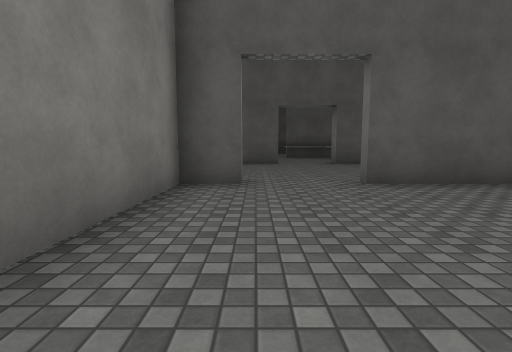
view 1 (above)

19 first-person views from a walk through a 3-D level made in the Unity game engine. The camera is 1.2 m above the floor, tilts 6° down and sees 85° across. The floor is counted in squares, 2 m on a side. Each view is taken from the middle of a square. On the plan, view 1 faces up. The plan holds only what a view shows up to about 9 squares ahead; the rest is blank. The place goes on beyond the plan. Surface patterns are stand-ins for the level's own textures.

view 2
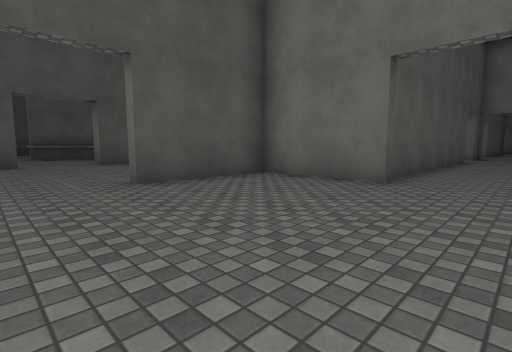

view 3
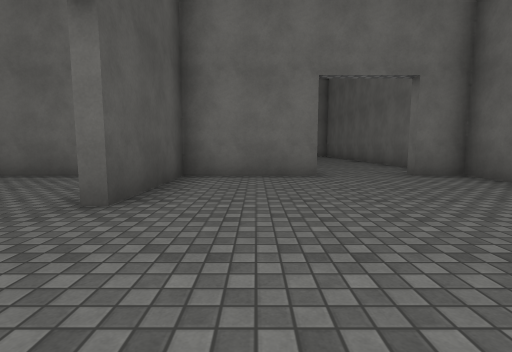

view 4
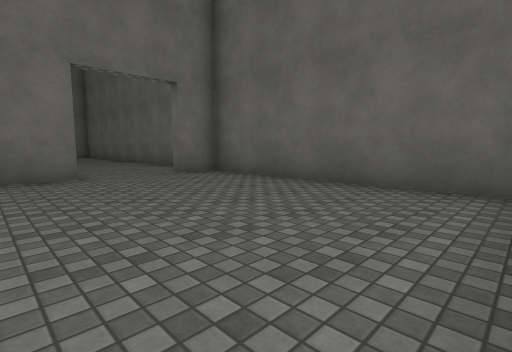

view 5
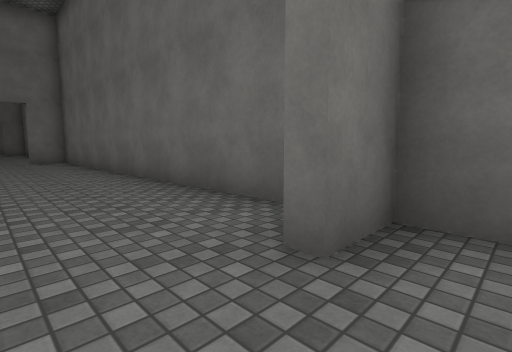

view 6
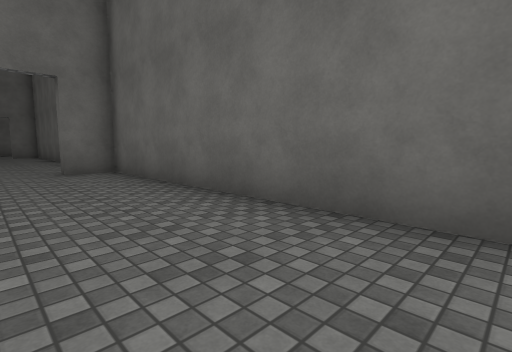

view 7
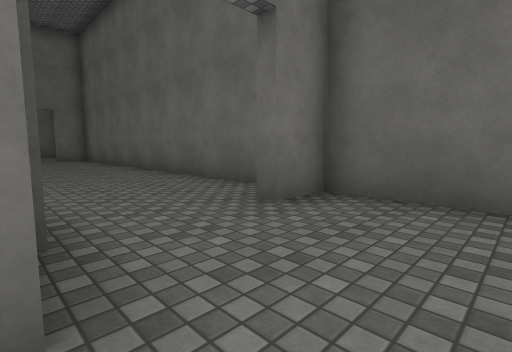

view 8
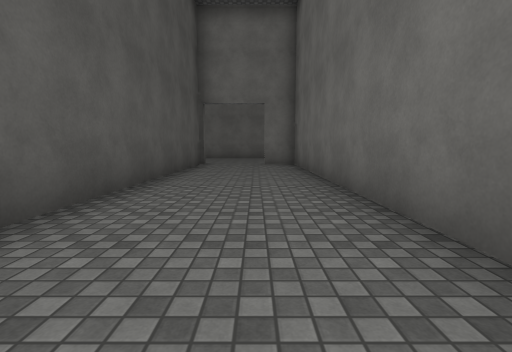

view 9
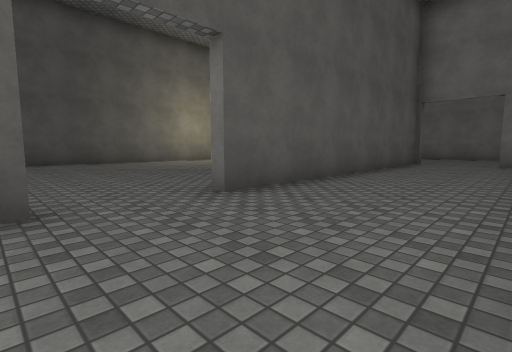

view 10
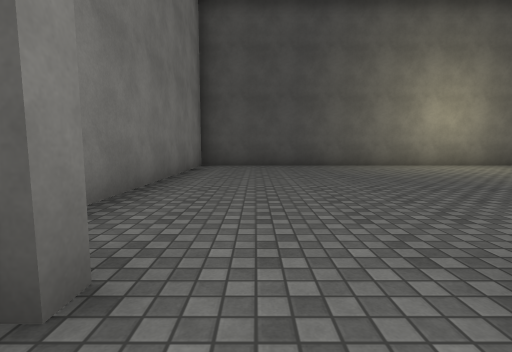

view 11
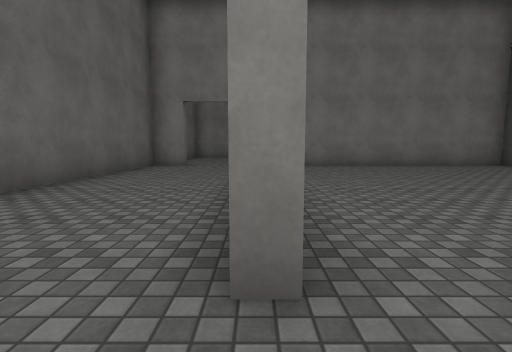

view 12
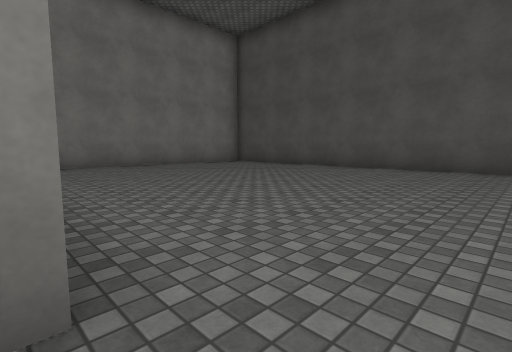

view 13
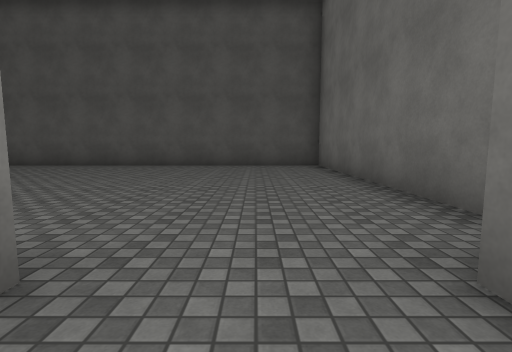

view 14
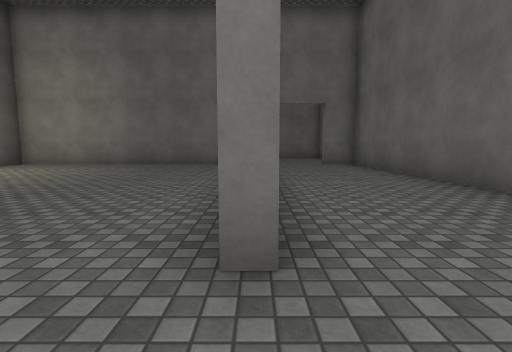

view 15
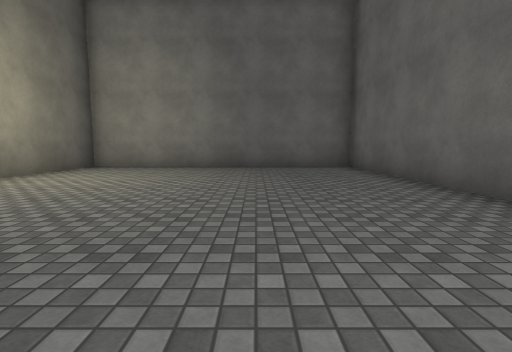

view 16
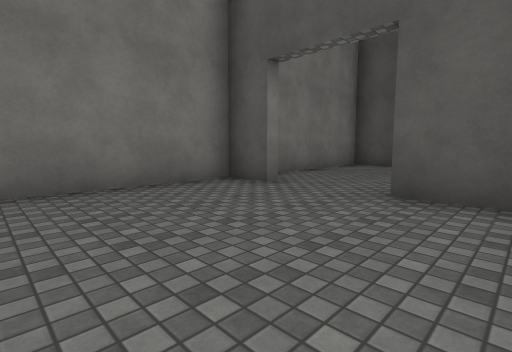

view 17
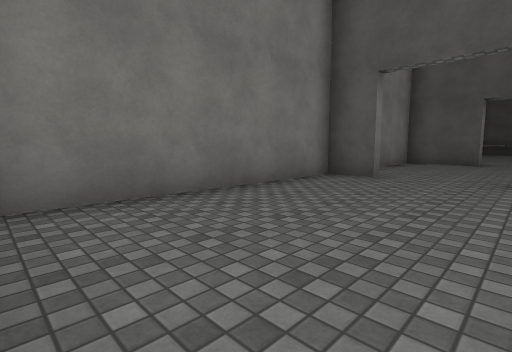

view 18
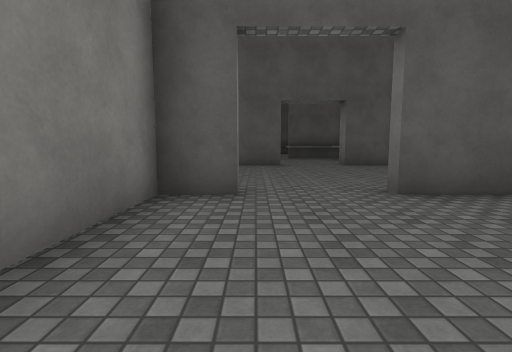

view 19
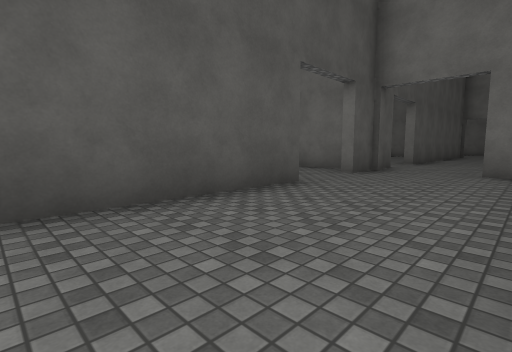

### Floor plan
Ten units are one square. View 1 is at (0, 0); x grows to the right and y downward. Boxes are objects, and circles mark ways between rooms. Rooms are numbered by the first view taken in them; rooms with no view inside come last. Other rooms are left out.
<svg viewBox="-17 -110 299 128">
<path fill="none" stroke="#000" d="M130 -19 48 -19M172 13 270 13M174 -19 149 -19M51 2 51 13 160 13 160 3 164 3M48 -16 48 -45 18 -45M-1 -45 -12 -45 -12 9M-9 13 48 13 48 2M271 -19 192 -19M220 -22 274 -22 274 -98 163 -98 163 -38M160 -26 160 -98 51 -98 51 -35M18 -45 18 -49M8 -105 8 -98 -12 -98 -12 -59M48 -66 48 -84M42 -98 28 -98"/>
<circle cx="185" cy="-20" r="3" fill="#2a7"/>
<circle cx="135" cy="-20" r="3" fill="#2a7"/>
<circle cx="5" cy="-40" r="3" fill="#2a7"/>
<text x="120" y="0">1</text>
<text x="210" y="-60">2</text>
<text x="100" y="-60">3</text>
<text x="10" y="-70">4</text>
</svg>
Room 1 opens to room 2. Room 1 opens to room 3. Room 1 opens to room 4.

Where each view was taken, in squares from view 1:
view 1: 0 up, 0 right, facing up
view 2: 0 up, 0 right, facing up-right
view 3: 3 up, 1 left, facing right
view 4: 3 up, 1 left, facing down-right
view 5: 1 up, 4 right, facing down-right
view 6: 1 up, 9 right, facing down-right
view 7: 2 up, 14 right, facing down-right
view 8: 0 up, 18 right, facing right
view 9: 1 down, 17 right, facing up-right
view 10: 1 up, 18 right, facing up
view 11: 2 up, 14 right, facing left
view 12: 2 up, 14 right, facing up-left
view 13: 1 up, 14 right, facing up
view 14: 2 up, 18 right, facing right
view 15: 5 up, 19 right, facing right
view 16: 1 up, 3 right, facing up-left
view 17: 1 down, 2 right, facing up-left
view 18: 1 up, 0 right, facing up
view 19: 1 down, 9 right, facing up-right
